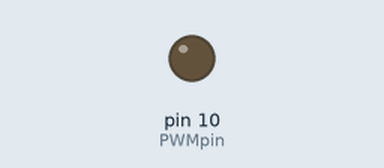
Bench run of a sketch on a simulated Arduino Uno, built with avr-gcc and run on an emulated ATmega328P. Parts: output pins drawn as LEDs (lit = HIGH). What the sketch prints to the serial monitor is not drawn.

Above: at 0.15 s.
Timing chart, 0 to 1.6 s (numbered marks = the images above):
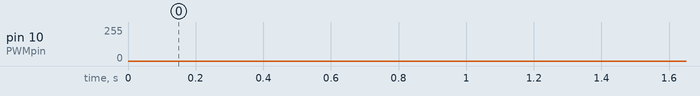

The sketch:

led_down_and_up.ino
```cpp
int PWMpin= 10;
void setup() {
 // put your setup code here, to run once:
Serial.begin(9600);
}

void loop() {
  int i;
  for (int i= 0; i<=255; i++){
  analogWrite(PWMpin,i);
  Serial.println(i);
  delay(1);
  }

  for (int i=255; i>=0; i--){
  analogWrite(PWMpin,i);
  delay(1);
  }
}
```
